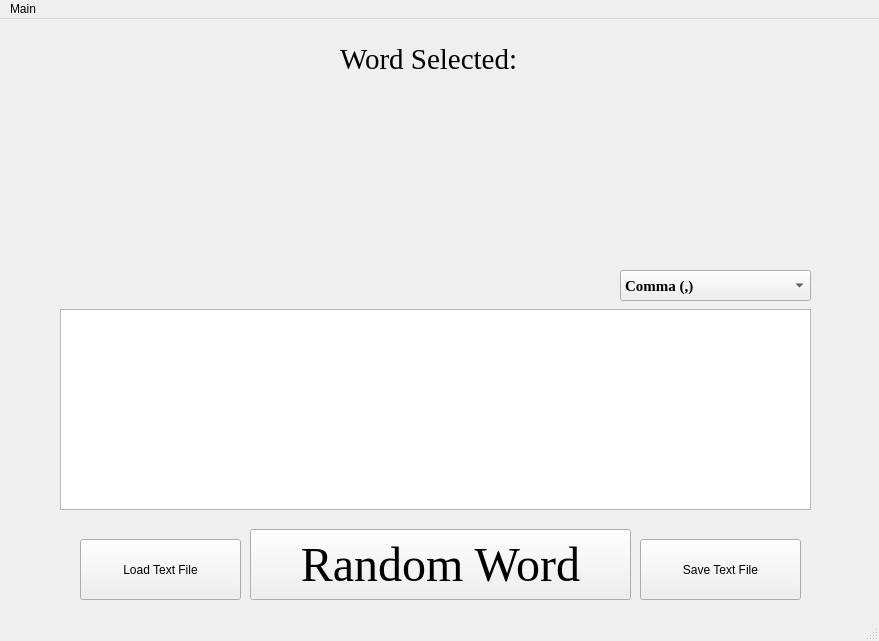
<?xml version="1.0" encoding="UTF-8"?>
<ui version="4.0">
 <class>MainWindow</class>
 <widget class="QMainWindow" name="MainWindow">
  <property name="geometry">
   <rect>
    <x>0</x>
    <y>0</y>
    <width>879</width>
    <height>641</height>
   </rect>
  </property>
  <property name="windowTitle">
   <string>MainWindow</string>
  </property>
  <widget class="QWidget" name="centralwidget">
   <widget class="QPushButton" name="random_btn">
    <property name="geometry">
     <rect>
      <x>250</x>
      <y>510</y>
      <width>381</width>
      <height>71</height>
     </rect>
    </property>
    <property name="font">
     <font>
      <family>Times New Roman</family>
      <pointsize>36</pointsize>
     </font>
    </property>
    <property name="text">
     <string>Random Word</string>
    </property>
   </widget>
   <widget class="QTextEdit" name="word_holder">
    <property name="geometry">
     <rect>
      <x>60</x>
      <y>290</y>
      <width>751</width>
      <height>201</height>
     </rect>
    </property>
    <property name="font">
     <font>
      <family>Times New Roman</family>
      <pointsize>12</pointsize>
      <weight>75</weight>
      <bold>true</bold>
     </font>
    </property>
   </widget>
   <widget class="QLabel" name="label">
    <property name="geometry">
     <rect>
      <x>340</x>
      <y>20</y>
      <width>231</width>
      <height>41</height>
     </rect>
    </property>
    <property name="font">
     <font>
      <family>Times New Roman</family>
      <pointsize>22</pointsize>
     </font>
    </property>
    <property name="text">
     <string>Word Selected:</string>
    </property>
   </widget>
   <widget class="QLabel" name="word_selected">
    <property name="geometry">
     <rect>
      <x>20</x>
      <y>100</y>
      <width>841</width>
      <height>131</height>
     </rect>
    </property>
    <property name="font">
     <font>
      <family>Times New Roman</family>
      <pointsize>72</pointsize>
     </font>
    </property>
    <property name="text">
     <string/>
    </property>
    <property name="alignment">
     <set>Qt::AlignCenter</set>
    </property>
   </widget>
   <widget class="QPushButton" name="load_btn">
    <property name="geometry">
     <rect>
      <x>80</x>
      <y>520</y>
      <width>161</width>
      <height>61</height>
     </rect>
    </property>
    <property name="text">
     <string>Load Text File</string>
    </property>
   </widget>
   <widget class="QPushButton" name="save_btn">
    <property name="geometry">
     <rect>
      <x>640</x>
      <y>520</y>
      <width>161</width>
      <height>61</height>
     </rect>
    </property>
    <property name="text">
     <string>Save Text File</string>
    </property>
   </widget>
   <widget class="QComboBox" name="comboBox">
    <property name="geometry">
     <rect>
      <x>620</x>
      <y>251</y>
      <width>191</width>
      <height>31</height>
     </rect>
    </property>
    <property name="font">
     <font>
      <family>Times New Roman</family>
      <pointsize>11</pointsize>
      <weight>75</weight>
      <bold>true</bold>
     </font>
    </property>
    <property name="layoutDirection">
     <enum>Qt::LeftToRight</enum>
    </property>
    <item>
     <property name="text">
      <string>Comma (,)</string>
     </property>
    </item>
    <item>
     <property name="text">
      <string>Space ( )</string>
     </property>
    </item>
    <item>
     <property name="text">
      <string>Dot (.)</string>
     </property>
    </item>
   </widget>
  </widget>
  <widget class="QMenuBar" name="menubar">
   <property name="geometry">
    <rect>
     <x>0</x>
     <y>0</y>
     <width>879</width>
     <height>26</height>
    </rect>
   </property>
   <widget class="QMenu" name="menuMain">
    <property name="title">
     <string>Main</string>
    </property>
   </widget>
   <addaction name="menuMain"/>
  </widget>
  <widget class="QStatusBar" name="statusbar"/>
 </widget>
 <resources/>
 <connections/>
</ui>
